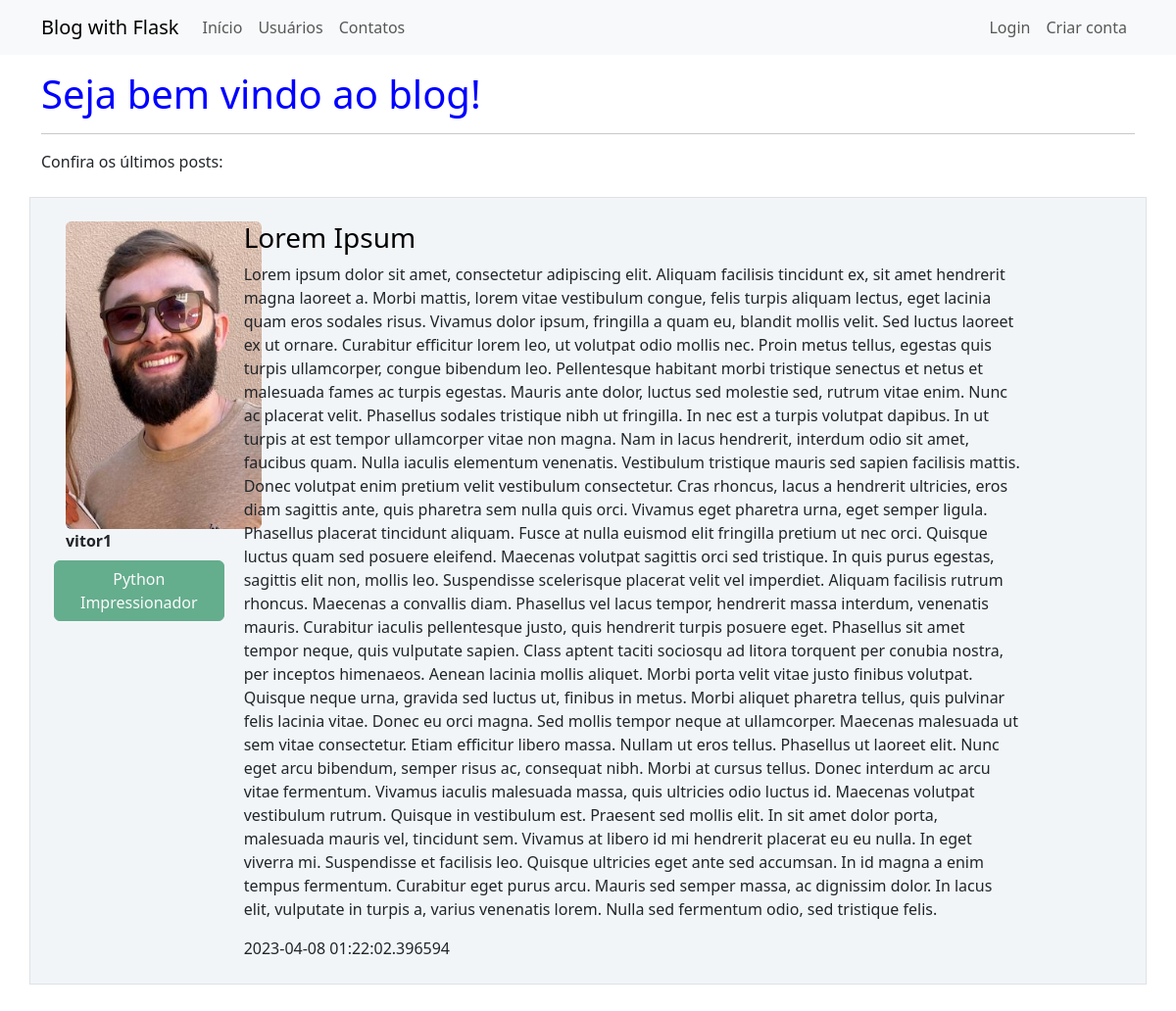
Before: / with the older database file.
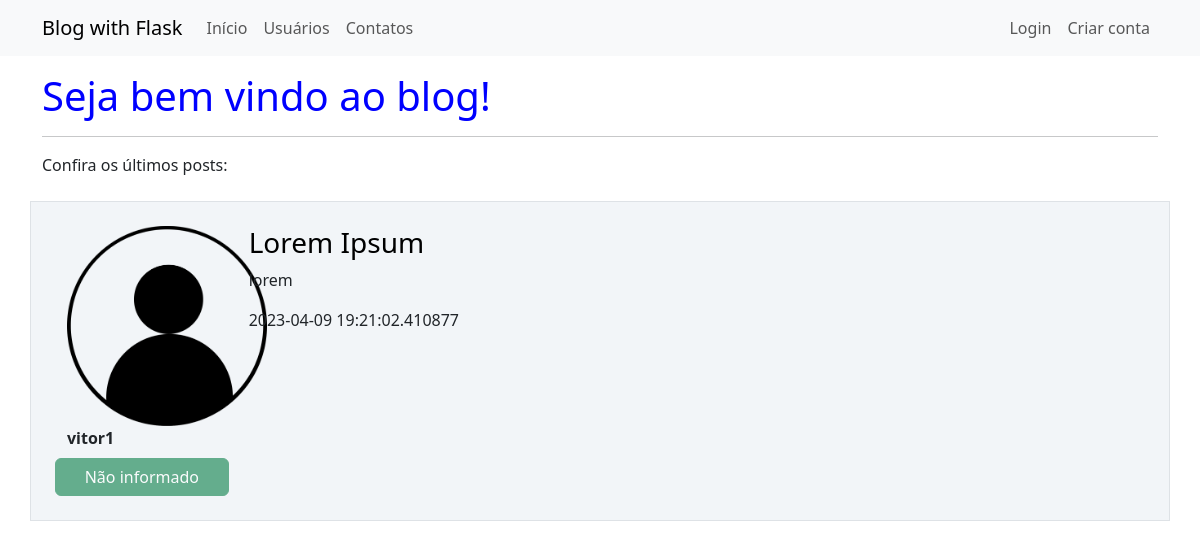
After: the same page with the newer database file.
### webblog/models.py (models this page shows)
class Post(database.Model):
    id = database.Column(database.Integer, primary_key=True)
    titulo = database.Column(database.String, nullable=False)
    corpo = database.Column(database.Text, nullable=False)  # informando ao BD que será um texto ao invés de String
    data_criacao = database.Column(database.DateTime, nullable=False, default=datetime.utcnow)
    id_usuario = database.Column(database.Integer, database.ForeignKey('usuario.id'), nullable=False)

class Usuario(database.Model, UserMixin):
    id = database.Column(database.Integer, primary_key=True)
    username = database.Column(database.String, nullable=False)  # campo não pode ser vazio, preenchimento obrigatório
    email = database.Column(database.String, nullable=False, unique=True)  # campo deve ser único
    senha = database.Column(database.String, nullable=False)
    cursos = database.Column(database.String, nullable=False, default='Não informado')
    foto_perfil = database.Column(database.String, nullable=False, default='default.jpg')
    posts = database.relationship('Post', backref='autor', lazy=True)

### webblog/routes.py (the view)
@app.route('/')  # mostra o caminho (URL) de onde a página será mostrada, nesse caso é a homepage
def home():  # função que informa o que será mostrado na página, usaremos a pasta 'templates' para arquivos HTML
    check = Post.query.all()
    if check:
        posts = Post.query.order_by(Post.id.desc())
        return render_template('home.html', posts=posts)
    else:
        abort(404)  # o abort informa mensagem de erro 403 (Forbidden)

### webblog/templates/home.html (shortened to what this page needs)
{% extends 'base.html' %}
{% block body %}
<div class="container mt-3">
    <h1 style="color: blue">Seja bem vindo ao blog!</h1>
    <hr>
    <p>Confira os últimos posts:</p>
    {% for post in posts %}
        <div class="row border mt-4 p-4 meupost" >
            <div class="col col-2">
                <div class="image pe-2">
                    <img src="{{  url_for('static', filename='fotos_perfil/{}'.format(post.autor.foto_perfil)) }}" class="rounded" width="200" >
                    <br>
                    <strong>{{ post.autor.username }}</strong>
                    <div class="row justify-content-center">
                        {% for curso in post.autor.cursos.split(';') %}
                            <button type="button" class="btn btn-success mt-2" disabled>{{ curso }}</button>
                        {% endfor %}
                    </div>
                </div>
            </div>
            <div class="col col-9">
                <a style="text-decoration: none; color:black" href="{{ url_for('exibir_post', post_id=post.id) }}"><h3>{{ post.titulo }}</h3></a>
                <p>{{ post.corpo }}</p>
                <span>{{ post.data_criacao }}</span>
                <br>
            </div>
        </div>
    {% endfor %}
</div>
{% endblock %}

Changed rows visible on the page:
changed Post "Lorem Ipsum": foto_perfil: picture removed, a placeholder shows; corpo "Lorem ipsum dolor sit amet, consectetur adipiscing elit. Aliquam facilisis tincidunt ex, sit amet hendrerit magna laoreet a. Morbi mattis, lorem vitae vestibulum congue, felis turpis aliquam lectus, eget lacinia quam eros sodales risus. Vivamus dolor ipsum, fringilla a quam eu, blandit mollis velit. Sed luctus laoreet ex ut ornare. Curabitur efficitur lorem leo, ut volutpat odio mollis nec. Proin metus tellus, egestas quis turpis ullamcorper, congue bibendum leo. Pellentesque habitant morbi tristique senectus et netus et malesuada fames ac turpis egestas. Mauris ante dolor, luctus sed molestie sed, rutrum vitae enim. Nunc ac placerat velit. Phasellus sodales tristique nibh ut fringilla. In…" → "lorem"; data_criacao "2023-04-08 01:22:02.396594" → "2023-04-09 19:21:02.410877"
changed Usuario: cursos "Python Impressionador" → "Não informado"
